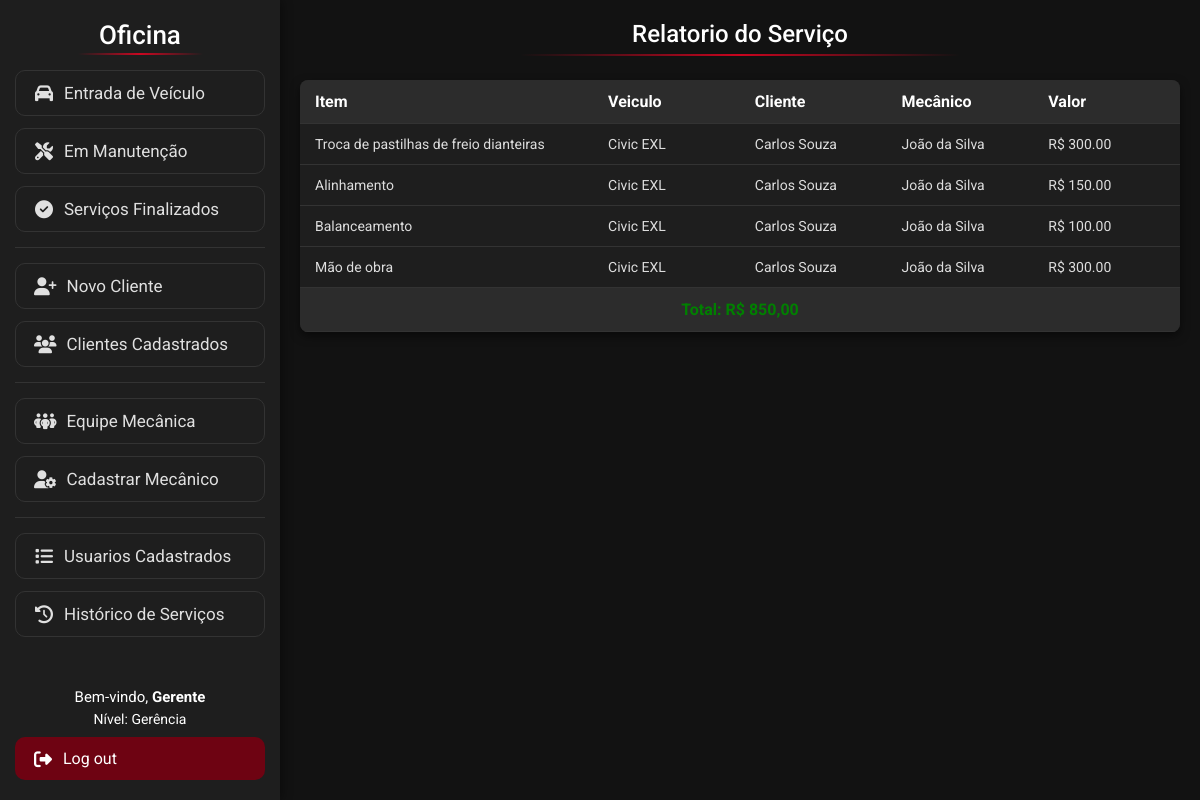
The app's page /Visao/ListarRelatorio.php?idex=1 (signed in) with its own data.
### tables this page shows
create table servico (
idServico int auto_increment primary key,
idMecanico int,
idUsuario int,
idCarro int,
descricao TEXT,
dataServico datetime default current_timestamp,

foreign key (idMecanico) references mecanico(idMecanico),
foreign key (idCarro) references carro(idCarro)
);

create table servico_item (
idItem int auto_increment primary key,
idServico int not null,
descricao varchar(255) not null,
valor decimal(10, 2) not null,

foreign key (idServico) references servico(idServico)
);

create table carro (
idCarro int auto_increment primary key,
idCliente int,
modelo varchar(120) not null,
fabricante varchar(40) not null,
ano smallint not null check (ano >= 1886),
placa varchar(80) not null unique,
cor varchar(50) not null,
caracteristicas TEXT,
imagem VARCHAR(255),
status ENUM('Manutencao', 'Finalizado') DEFAULT 'Manutencao',
dataCadastro datetime default current_timestamp,

foreign key (idCliente) references cliente(idCliente)
);

create table cliente (
idCliente int auto_increment primary key,
nome varchar(80) not null,
telefone varchar(80) not null,
email varchar(120) not null,
cpf varchar(20) not null unique,
endereco varchar(200) not null,
dataCadastro datetime default current_timestamp
);

create table mecanico (
idMecanico int auto_increment primary key,
nome varchar(80) not null,
telefone varchar(20) not null,
dataCadastro datetime default current_timestamp
);

### Modelo/DAO/ClassServicoDAO.php (called while the page is built, shortened)
<?php
class ClassServicoDAO
{
    public function listarRelatorio($id)
    {
        try {
            $pdo = Conexao::getInstance();
            $sql = "SELECT s.descricao, si.idItem, si.descricao as descricaoItem, si.valor, c.modelo, cli.nome, mec.nome as mecNome
        from servico s
        inner join carro c on s.idCarro = c.idCarro
        inner join servico_item si on s.idServico = si.idServico
        inner join cliente cli on c.idCliente = cli.idCliente
        inner join mecanico mec on s.idMecanico = mec.idMecanico
        where si.idServico = :id";
            $stmt = $pdo->prepare($sql);
            $stmt->bindValue(':id', $id);
            $stmt->execute();
            return $stmt->fetchAll(PDO::FETCH_ASSOC);
        } catch (PDOException $exc) {
            echo $exc->getMessage();
        }
    }
}

### Visao/ListarRelatorio.php (the view, shortened to what this page needs)
<!DOCTYPE html>
<html lang="pt-BR">
<head>
    <link rel="stylesheet" href="css/lista.css">
</head>
<body>
    <?php
    include 'Menu.php';
    ?>
    <h1 class="titulo">Relatorio do Serviço</h1>
    <table class="tabela-clientes">
        <thead>
            <tr>
                <th>Item</th>
                <th>Veiculo</th>
                <th>Cliente</th>
                <th>Mecânico</th>
                <th>Valor</th>
            </tr>
        </thead>
        <tbody>
            <?php
            require_once "../Modelo/DAO/ClassServicoDAO.php";
            $id = $_GET['idex'];
            $classServicoDAO = new ClassServicoDAO();
            $servicos = $classServicoDAO->listarRelatorio($id);
            $valorTotal = 0;
            foreach ($servicos as $servico) {
                echo '<tr>';
                echo '<td>' . $servico['descricaoItem'] . '</td>';
                echo '<td>' . $servico['modelo'] . '</td>';
                echo '<td>' . $servico['nome'] . '</td>';
                echo '<td>' . $servico['mecNome'] . '</td>';
                echo '<td> R$ ' . $servico['valor'] . '</td>';
                echo '</tr>';
                $valorTotal += $servico['valor'];
            }
            echo '<tr>';
            echo '<th colspan="5" style="text-align: center; color:green">Total: R$ ' . number_format($valorTotal, 2, ',', '.') . ' </th>';
            echo '</tr>';
            ?>
        </tbody>
    </table>
</body>
</html>

### Visao/css/lista.css (style rules this page uses)
* { box-sizing: border-box; font-family: 'Roboto', sans-serif; margin: 0; padding: 0; }
body { background-color: #121212; color: #e0e0e0; padding: 20px; margin-left: 280px; }
.titulo { color: white; margin-bottom: 1.5rem; font-weight: 500; font-size: 24px; text-align: center; position: relative; padding-bottom: 0.5rem; }
.titulo::after { content: ''; position: absolute; bottom: 0; left: 25%; width: 50%; height: 2px; background: linear-gradient(90deg, transparent, #ff0022c4, transparent); }
.tabela-clientes { width: 100%; min-width: 600px; border-collapse: collapse; background-color: #1e1e1e; border-radius: 8px; overflow: hidden; box-shadow: 0 4px 10px rgba(0, 0, 0, 0.5); }
.tabela-clientes th, .tabela-clientes td { padding: 12px 15px; text-align: left; border-bottom: 1px solid #333; word-wrap: break-word; }
.tabela-clientes th { background-color: #2c2c2c; color: #ffffff; }
.tabela-clientes td { color: #dddddd; font-size: 14px; min-width: 130px; }

### records on screen
servico: servico_item.descricao "Troca de pastilhas de freio dianteiras", idCarro.modelo "Civic EXL", cliente.nome "Carlos Souza", idMecanico.nome "João da Silva", servico_item.valor "300.00", servico_item.descricao "Alinhamento", servico_item.valor "150.00", servico_item.descricao "Balanceamento", servico_item.valor "100.00", servico_item.descricao "Mão de obra"

### other values on screen
$_SESSION['login'] "Gerente"
$valorTotal "850,00"
